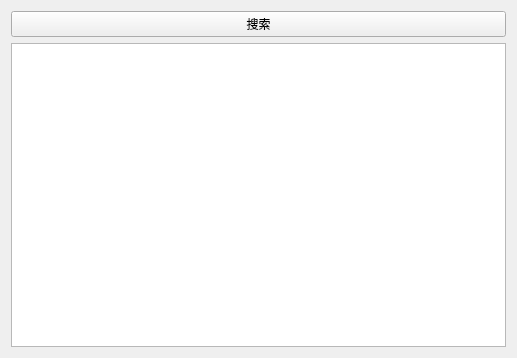
<?xml version="1.0" encoding="UTF-8"?>
<ui version="4.0">
 <class>MyWin</class>
 <widget class="QWidget" name="MyWin">
  <property name="geometry">
   <rect>
    <x>0</x>
    <y>0</y>
    <width>517</width>
    <height>358</height>
   </rect>
  </property>
  <property name="windowTitle">
   <string>MyWin</string>
  </property>
  <layout class="QVBoxLayout" name="verticalLayout">
   <item>
    <widget class="QPushButton" name="btnSearch">
     <property name="text">
      <string>搜索</string>
     </property>
    </widget>
   </item>
   <item>
    <widget class="QTextEdit" name="editSearchWnd"/>
   </item>
  </layout>
 </widget>
 <layoutdefault spacing="6" margin="11"/>
 <resources/>
 <connections/>
</ui>
